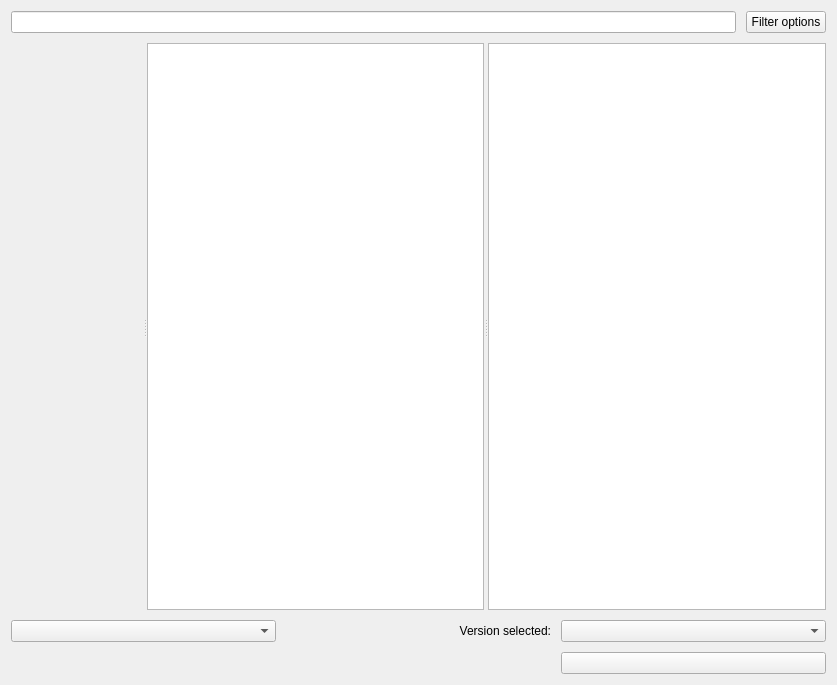
<?xml version="1.0" encoding="UTF-8"?>
<ui version="4.0">
 <class>ResourcePage</class>
 <widget class="QWidget" name="ResourcePage">
  <property name="geometry">
   <rect>
    <x>0</x>
    <y>0</y>
    <width>837</width>
    <height>685</height>
   </rect>
  </property>
  <layout class="QVBoxLayout" name="verticalLayout">
   <property name="spacing">
    <number>10</number>
   </property>
   <item>
    <layout class="QHBoxLayout" name="horizontalLayout">
     <item>
      <widget class="QLineEdit" name="searchEdit">
       <property name="clearButtonEnabled">
        <bool>true</bool>
       </property>
      </widget>
     </item>
     <item>
      <widget class="QPushButton" name="resourceFilterButton">
       <property name="text">
        <string>Filter options</string>
       </property>
      </widget>
     </item>
    </layout>
   </item>
   <item>
    <widget class="QSplitter" name="splitter">
     <property name="orientation">
      <enum>Qt::Horizontal</enum>
     </property>
     <property name="childrenCollapsible">
      <bool>false</bool>
     </property>
     <widget class="QWidget" name="filterWidget" native="true"/>
     <widget class="QListView" name="packView">
      <property name="horizontalScrollBarPolicy">
       <enum>Qt::ScrollBarAlwaysOff</enum>
      </property>
      <property name="alternatingRowColors">
       <bool>true</bool>
      </property>
      <property name="iconSize">
       <size>
        <width>48</width>
        <height>48</height>
       </size>
      </property>
         <property name="verticalScrollMode">
             <enum>QAbstractItemView::ScrollPerPixel</enum>
         </property>
     </widget>
     <widget class="ProjectDescriptionPage" name="packDescription">
      <property name="openExternalLinks">
       <bool>false</bool>
      </property>
      <property name="openLinks">
       <bool>false</bool>
      </property>
     </widget>
    </widget>
   </item>
   <item>
    <layout class="QGridLayout" name="gridLayout_4" columnstretch="0,0,0">
     <item row="0" column="2">
      <widget class="QComboBox" name="versionSelectionBox"/>
     </item>
     <item row="0" column="1">
      <widget class="QLabel" name="label">
       <property name="text">
        <string>Version selected:</string>
       </property>
       <property name="alignment">
        <set>Qt::AlignRight|Qt::AlignTrailing|Qt::AlignVCenter</set>
       </property>
      </widget>
     </item>
     <item row="0" column="0">
      <widget class="QComboBox" name="sortByBox"/>
     </item>
     <item row="1" column="2">
      <widget class="QPushButton" name="resourceSelectionButton"/>
     </item>
    </layout>
   </item>
  </layout>
 </widget>
 <customwidgets>
  <customwidget>
   <class>ProjectDescriptionPage</class>
   <extends>QTextBrowser</extends>
   <header>ui/widgets/ProjectDescriptionPage.h</header>
  </customwidget>
 </customwidgets>
 <tabstops>
  <tabstop>searchEdit</tabstop>
  <tabstop>resourceFilterButton</tabstop>
  <tabstop>packView</tabstop>
  <tabstop>packDescription</tabstop>
  <tabstop>sortByBox</tabstop>
  <tabstop>versionSelectionBox</tabstop>
  <tabstop>resourceSelectionButton</tabstop>
 </tabstops>
 <resources/>
 <connections/>
</ui>
